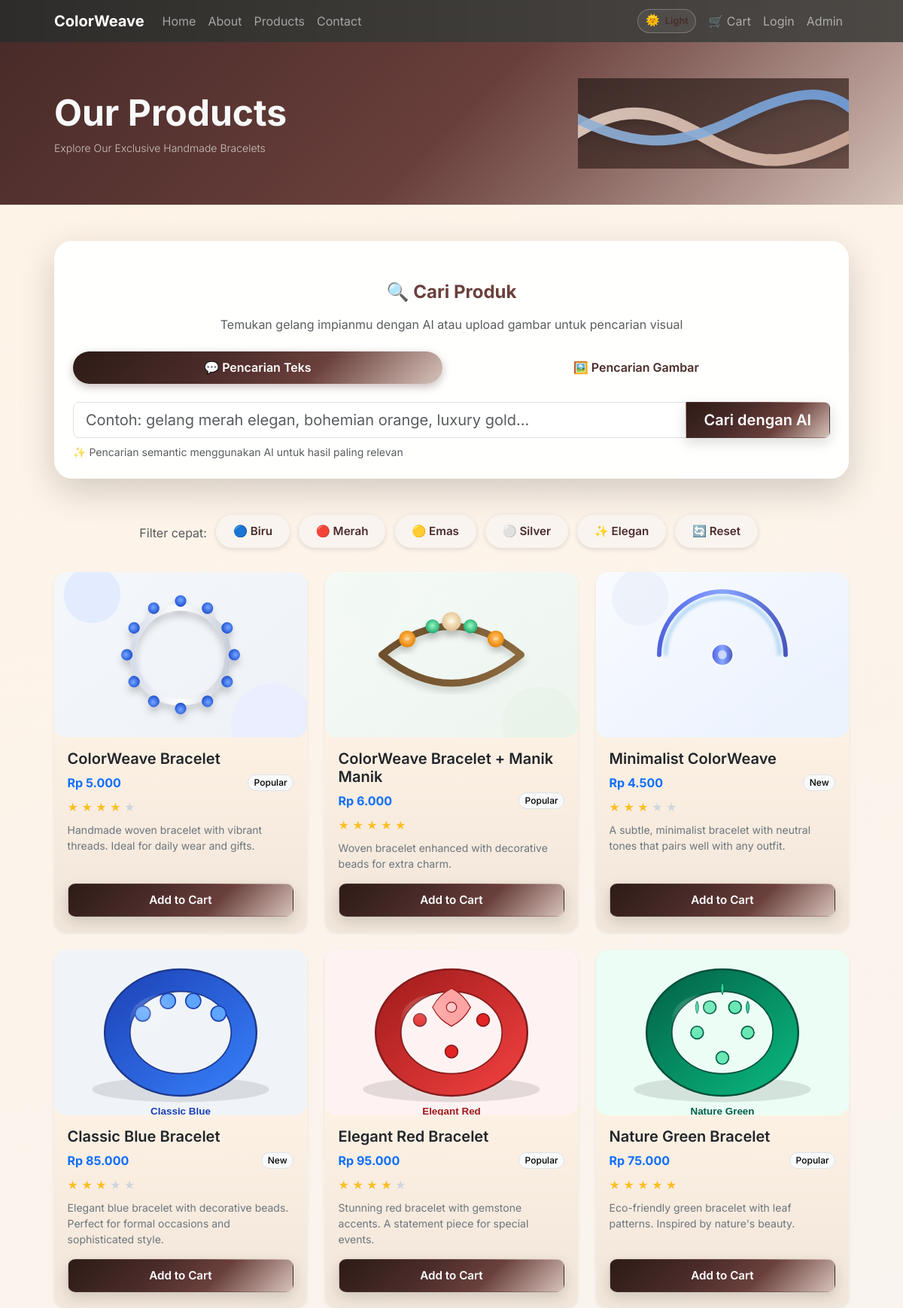
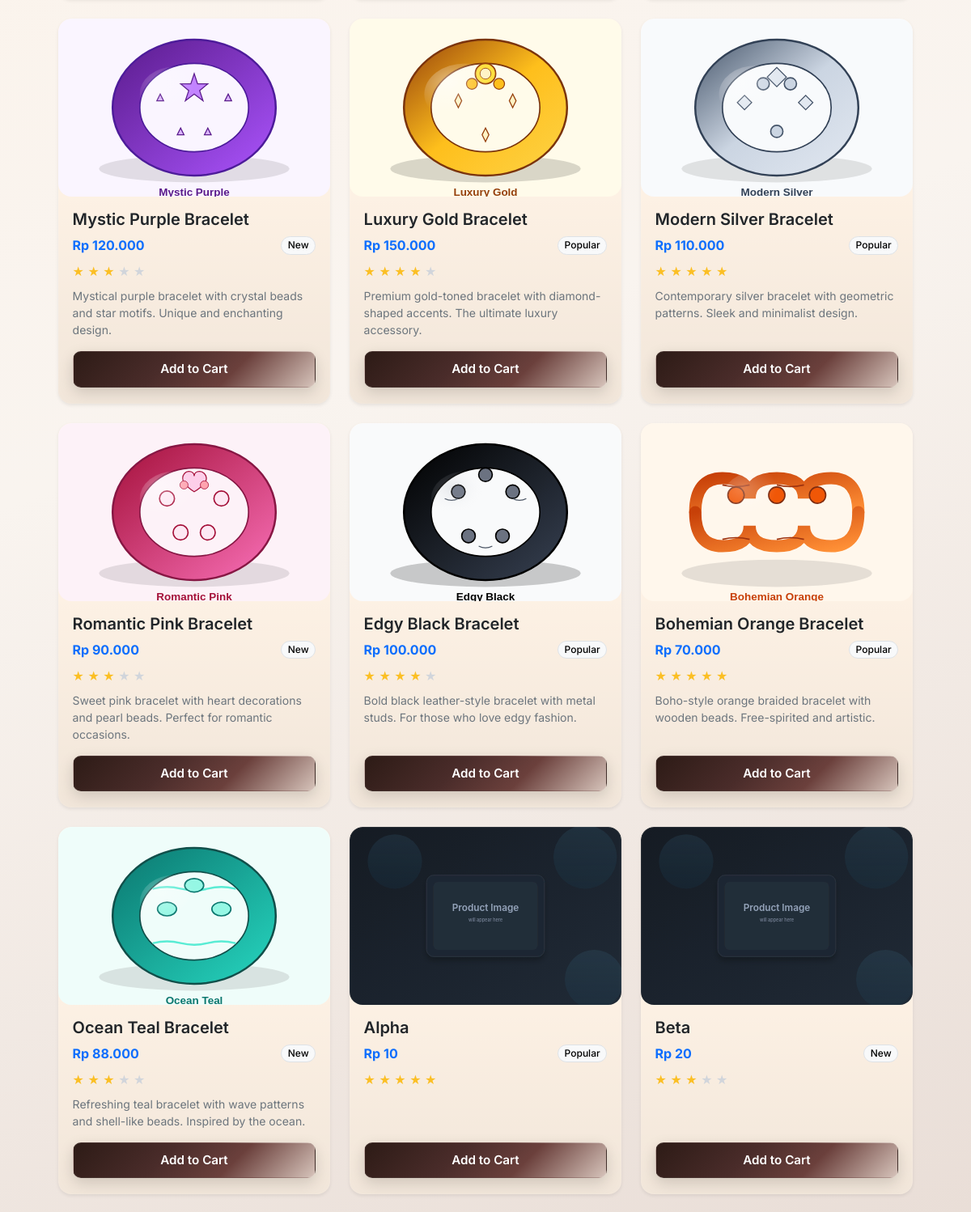
Page /products (upper part) on the committed database (2 pictures, top to bottom).
### app/models.py (models this page shows, shortened)
class Product(db.Model):
    __tablename__ = 'product'
    id = db.Column(db.Integer, primary_key=True)
    name = db.Column(db.String(200), nullable=False)
    price = db.Column(db.Integer, default=0)
    description = db.Column(db.Text, default='')
    image = db.Column(db.String(256), default='')
    stock = db.Column(db.Integer, default=0)

### app/routes.py (the view)
@main_bp.route('/products')
def products():
    try:
        products_data = load_products()
        return render_template('products.html', products=products_data)
    except Exception as e:
        flash('Error loading products', 'error')
        return redirect(url_for('main.home'))

### app/__init__.py (called while the page is built)
            def _wrapped_create_all(*a, **kw):
                if has_app_context():
                    return orig_create_all(*a, **kw)
                with app.app_context():
                    return orig_create_all(*a, **kw)

### app/utils.py (called while the page is built)
def load_products():
    try:
        db.create_all()
    except Exception:
        pass
    prods = []
    for p in Product.query.order_by(Product.id).all():
        prods.append({
            'id': p.id,
            'name': p.name,
            'price': p.price,
            'description': p.description,
            'image': p.image,
            'stock': p.stock,
        })
    return prods

### templates/products.html (shortened to what this page needs)
{% extends "base.html" %}
{% block content %}
<header class="products-hero gradient-primary text-light py-5">
    <div class="container">
        <div class="row align-items-center g-4">
            <div class="col-md-7">
                <h1 class="display-5 fw-bold mb-2">Our Products</h1>
                <p class="lead mb-0 text-light-50">Explore Our Exclusive Handmade Bracelets</p>
            </div>
            <div class="col-md-5 text-md-end">
                <img src="{{ url_for('static', filename='images/brand_abstract.svg') }}" alt="Brand motif" class="img-fluid opacity-75 d-none d-md-inline" style="max-height:120px;">
            </div>
        </div>
    </div>
</header>
<section class="products-section py-5">
    <div class="container">
        <div class="mb-5 p-4 glass-surface rounded-4 shadow-lg">
            <h3 class="mb-3 fw-bold text-center">🔍 Cari Produk</h3>
            <p class="text-center text-muted mb-4">Temukan gelang impianmu dengan AI atau upload gambar untuk pencarian visual</p>
            <ul class="nav nav-pills nav-fill mb-4" id="searchTabs" role="tablist">
                <li class="nav-item" role="presentation">
                    <button class="nav-link active" id="text-search-tab" data-bs-toggle="pill" data-bs-target="#text-search-pane" type="button" role="tab">
                        💬 Pencarian Teks
                    </button>
                </li>
                <li class="nav-item" role="presentation">
                    <button class="nav-link" id="image-search-tab" data-bs-toggle="pill" data-bs-target="#image-search-pane" type="button" role="tab">
                        🖼️ Pencarian Gambar
                    </button>
                </li>
            </ul>
            <div class="tab-content" id="searchTabContent">
                <div class="tab-pane fade show active" id="text-search-pane" role="tabpanel">
                    <form id="ai-search-form" onsubmit="event.preventDefault(); aiSearch();">
                        <div class="input-group input-group-lg">
                            <input id="ai-search-input" type="text" class="form-control" placeholder="Contoh: gelang merah elegan, bohemian orange, luxury gold..." autocomplete="off">
                            <button class="btn btn-primary px-4" type="submit">
                                <span class="d-none d-sm-inline">Cari dengan AI</span>
                            </button>
                        </div>
                        <small class="text-muted d-block mt-2">✨ Pencarian semantic menggunakan AI untuk hasil paling relevan</small>
                    </form>
                </div>
            </div>
        </div>
        <div class="mb-4 text-center">
            <span class="text-muted me-2">Filter cepat:</span>
            <button class="btn btn-sm btn-outline-secondary rounded-pill me-2 mb-2" onclick="document.getElementById('ai-search-input').value='gelang biru';aiSearch();">🔵 Biru</button>
            <button class="btn btn-sm btn-outline-secondary rounded-pill me-2 mb-2" onclick="document.getElementById('ai-search-input').value='gelang merah';aiSearch();">🔴 Merah</button>
            <button class="btn btn-sm btn-outline-secondary rounded-pill me-2 mb-2" onclick="document.getElementById('ai-search-input').value='gelang emas';aiSearch();">🟡 Emas</button>
            <button class="btn btn-sm btn-outline-secondary rounded-pill me-2 mb-2" onclick="document.getElementById('ai-search-input').value='gelang silver';aiSearch();">⚪ Silver</button>
            <button class="btn btn-sm btn-outline-secondary rounded-pill me-2 mb-2" onclick="document.getElementById('ai-search-input').value='gelang elegan';aiSearch();">✨ Elegan</button>
            <button class="btn btn-sm btn-outline-secondary rounded-pill me-2 mb-2" onclick="location.reload();">🔄 Reset</button>
        </div>
        <div class="row g-4" id="products-grid">
            {% for product in products %}
            <div class="col-12 col-sm-6 col-md-4">
                <div class="card h-100 product-card border-0 shadow-sm">
                    <a href="{{ url_for('product_detail', product_id=product.id) }}" class="d-block">
                        <div class="product-skel" data-skel>
                            {% set img_name = product.image if product.image else 'placeholder_product.svg' %}
                            <img src="{{ url_for('static', filename='images/' ~ img_name) }}"
                                 class="card-img-top object-fit-cover"
                                 alt="{{ product.name }}"
                                 width="400"
                                 height="220"
                                 loading="lazy"
                                 data-skel-img
                                 style="height:220px;"
                                 onerror="handleProductImageError(this);">
                        </div>
                    </a>
                    <div class="card-body d-flex flex-column">
                        <h5 class="card-title fw-semibold">{{ product.name }}</h5>
                                                <div class="d-flex justify-content-between align-items-center mb-2">
                                                    <p class="card-text text-primary fw-bold mb-0">{{ product.price|idr }}</p>
                                                    <span class="badge rounded-pill text-bg-light border">{% if product.stock and product.stock < 5 %}Low stock{% elif product.id % 3 == 0 %}New{% else %}Popular{% endif %}</span>
                                                </div>
                                                <div class="mb-2" aria-label="rating">
                                                    {% set stars = 3 + (product.id % 3) %}
                                                    {% for i in range(5) %}
                                                        {% if i < stars %}
                                                            <span style="color:#fbbf24;">★</span>
                                                        {% else %}
                                                            <span style="color:#d1d5db;">★</span>
                                                        {% endif %}
                                                    {% endfor %}
                                                </div>
                        <p class="card-text small text-secondary mb-3">{{ product.description }}</p>
                        <form action="{{ url_for('add_to_cart') }}" method="POST" class="mt-auto">
                            <button type="submit" class="btn btn-dark w-100">Add to Cart</button>
                        </form>
                    </div>
                </div>
            </div>
            {% endfor %}
        </div>
    </div>
</section>
{% endblock %}

### rows in the picture
Product: image (picture), name "ColorWeave Bracelet", price|idr "Rp 5.000", shows "Popular", description "Handmade woven bracelet with vibrant threads. Ideal for daily wear and gifts."
Product: image (picture), name "ColorWeave Bracelet + Manik Manik", price|idr "Rp 6.000", shows "Popular", description "Woven bracelet enhanced with decorative beads for extra charm."
Product: image (picture), name "Minimalist ColorWeave", price|idr "Rp 4.500", shows "New", description "A subtle, minimalist bracelet with neutral tones that pairs well with any outfit."
Product: image (picture), name "Classic Blue Bracelet", price|idr "Rp 85.000", shows "New", description "Elegant blue bracelet with decorative beads. Perfect for formal occasions and sophisticated style."
Product: image (picture), name "Elegant Red Bracelet", price|idr "Rp 95.000", shows "Popular", description "Stunning red bracelet with gemstone accents. A statement piece for special events."
Product: image (picture), name "Nature Green Bracelet", price|idr "Rp 75.000", shows "Popular", description "Eco-friendly green bracelet with leaf patterns. Inspired by nature's beauty."
Product: image (picture), name "Mystic Purple Bracelet", price|idr "Rp 120.000", shows "New", description "Mystical purple bracelet with crystal beads and star motifs. Unique and enchanting design."
Product: image (picture), name "Luxury Gold Bracelet", price|idr "Rp 150.000", shows "Popular", description "Premium gold-toned bracelet with diamond-shaped accents. The ultimate luxury accessory."
Product: image (picture), name "Modern Silver Bracelet", price|idr "Rp 110.000", shows "Popular", description "Contemporary silver bracelet with geometric patterns. Sleek and minimalist design."
Product: image (picture), name "Romantic Pink Bracelet", price|idr "Rp 90.000", shows "New", description "Sweet pink bracelet with heart decorations and pearl beads. Perfect for romantic occasions."
Product: image (picture), name "Edgy Black Bracelet", price|idr "Rp 100.000", shows "Popular", description "Bold black leather-style bracelet with metal studs. For those who love edgy fashion."
Product: image (picture), name "Bohemian Orange Bracelet", price|idr "Rp 70.000", shows "Popular", description "Boho-style orange braided bracelet with wooden beads. Free-spirited and artistic."
Product: image (picture), name "Ocean Teal Bracelet", price|idr "Rp 88.000", shows "New", description "Refreshing teal bracelet with wave patterns and shell-like beads. Inspired by the ocean."
Product: name "Alpha", price|idr "Rp 10", shows "Popular"
Product: name "Beta", price|idr "Rp 20", shows "New"
